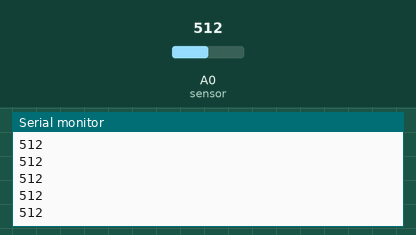
Simulated run of this sketch. Board: Arduino Uno, built with avr-gcc and run on an emulated ATmega328P. On the bench: the last lines printed to the serial monitor. Inputs (shaded band) come from the test bench; at power-on: A0 (sensor) = 512.

Above: at 1.2 s.
1.3 s: A0 (sensor) set to 716
At 1.33 s:
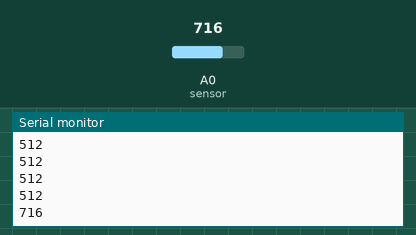
2.8 s: A0 (sensor) set to 900
At 2.8 s:
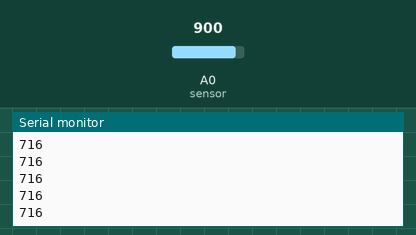
Timing chart, 0 to 5.8 s (numbered marks = the images above; inputs shaded):
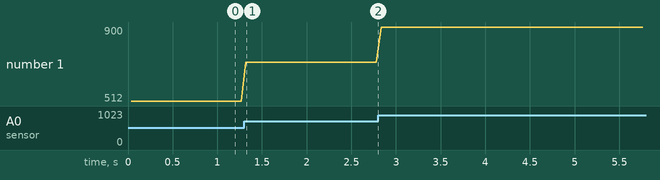

Measured:
- after the input at 1.3 s, the serial monitor: prints a new line at once (image 1)
- plotted number 1: 512 → 716 after the input at 1.3 s, 716 → 900 after the input at 2.8 s

The sketch:

MyoSensorCode.ino.ino
```cpp
//Include the module so we don't have to use the default Serial so the Arduino can be plugged in to a computer and still use bluetooth
#include <SoftwareSerial.h>

//Variable to store input value initialized with arbitrary value
//char k = 'A';
//char c=' ';

boolean NL = true;
int q= 0;

SoftwareSerial BTserial(9, 10); // RX | TX  //Tells Redboard which pins the BT module is connected to

void setup() {                          //Initialize serial for debugging purposes
  Serial.begin(9600);
  Serial.println("Serial ready");
  BTserial.begin(38400);                //Initialize the bluetooth
  Serial.println("BTserial started ");
}

void loop() {
  q = analogRead(A0);      //Reads sensor value
  BTserial.write(q/8);       //Sends it to RX/TX pins (refernced as 9 and 10 above)
  Serial.println(q);       //Displays it on serial monitor
  delay(50);                          //Pause so it's not continuous
}
```

cc.cpp
```cpp
#include <stdio.h>
#include <stdlib.h>

int main()
{
  int x;
  for (x = 0; x< 128; x++)
    if (x < 32)
      printf("^%-3c \\x%2.2x \\%3.3o %3d\n", x+64, x, x, x);
    else
      printf("\x20%-3c \\x%2.2x \\%3.3o %3d\n", x, x, x, x);
  fflush(stdout);
  system("cat ascii.c");
}
```
